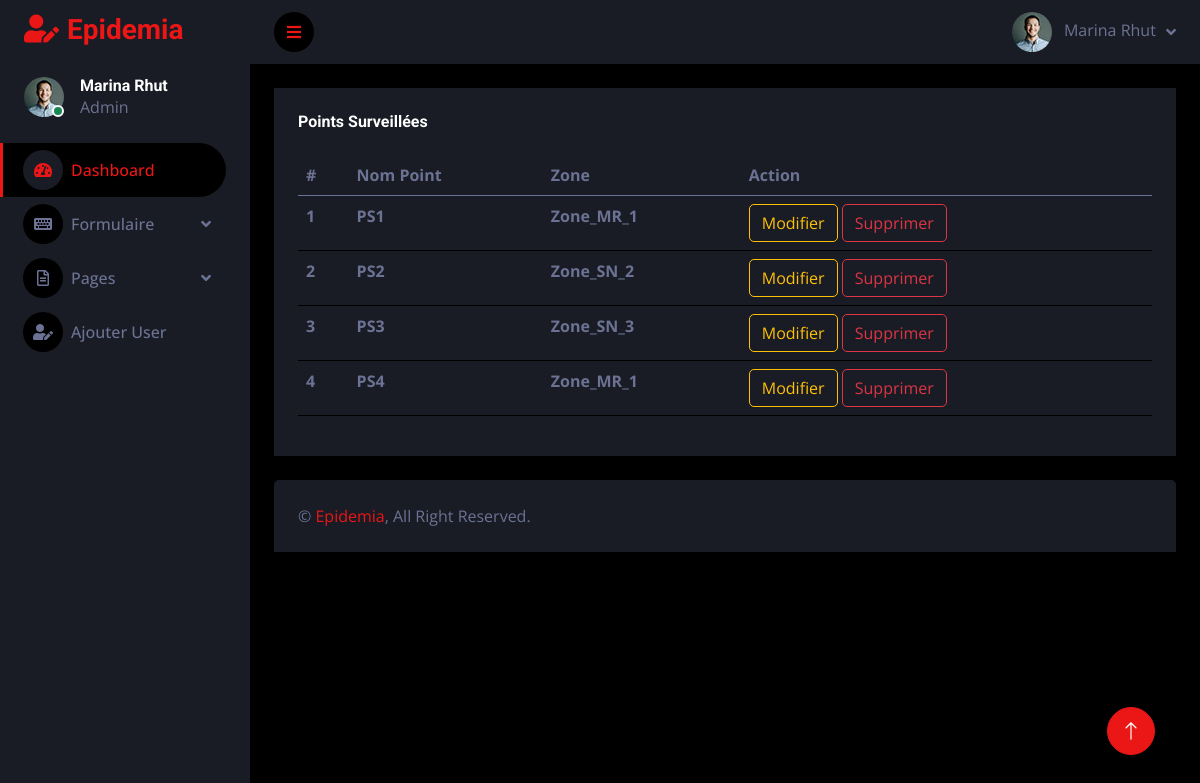
The page /accueil.php?url=pointSurveillance&action=list (signed in) on the database its author committed.
### tables this page shows
CREATE TABLE `point_surveillance` (
  `idPs` int(11) NOT NULL,
  `nomPs` varchar(30) DEFAULT NULL,
  `idZone` int(11) DEFAULT NULL,
  `etat` int(11) DEFAULT 1
);

CREATE TABLE `zone` (
  `idZ` int(11) NOT NULL,
  `nomZ` varchar(30) DEFAULT NULL,
  `nbPersonnesTotal` int(11) DEFAULT NULL,
  `nbPersonnesSympt` int(11) DEFAULT 0,
  `nbPersonnesPosi` int(11) DEFAULT 0,
  `idPays` int(11) DEFAULT NULL,
  `etat` int(11) DEFAULT 1
);

### models/PointSurveillance.php (called while the page is built, shortened)
<?php
class PointSurveillance{
    public static function findAll($nom="", $zone="Tous")
    {
        $texteReq="SELECT *, ps.idPs as numero, ps.nomPs as 'nomPs', z.nomZ as 'nomZone' FROM point_surveillance ps, zone z WHERE ps.idZone=z.idZ";
        $texteReq.=" ORDER BY ps.nomPs";
        $db = DBConnexion::getInstance();
        $sql = $texteReq;
        $lesResultats = $db->query($sql)->fetchAll(2);
        return $lesResultats;
    }
}

### views/point_surveillance/pointSurveillance.php (the view)
<div class="container-fluid pt-4 px-4">
    <div class="row g-4">
        <div class="col-12">
            <div class="bg-secondary  h-100 p-4">
                <h6 class="mb-4">Points Surveillées</h6>
                <div class="table-responsive">
                    <table class="table">
                        <thead>
                            <tr>
                                <th scope="col">#</th>
                                <th scope="col">Nom Point</th>
                                <th scope="col">Zone</th>
                                <th scope="col">Action</th>
                            </tr>
                        </thead>
                        <tbody>
                            <?php
                            foreach ($getPS as $ps => $value) { ?>
                                <tr>
                                    <th scope="row"><?= $value["idPs"] ?></th>
                                    <th scope="col"><?= $value["nomPs"] ?></th>
                                    <th scope="col"><?= $value["nomZ"] ?></th>
                                    <td scope="col">
                                        <a href="index.php?url=pointSurveillance&action=update&id=<?= $value["idZ"] ?>" class="btn btn-outline-warning">Modifier</a>
                                        <a href="index.php?url=pointSurveillance&action=delete&id=<?= $value["idZ"] ?>" id="delete" class="btn btn-outline-danger">Supprimer</a>
                                    </td>
                                </tr>
                            <?php } ?>
                        </tbody>
                    </table>
                </div>
            </div>
        </div>
    </div>
</div>

### views/header.php (shortened to what this page needs)
<!DOCTYPE html>
<html lang="en">
<head>
    <link href="https://cdnjs.cloudflare.com/ajax/libs/font-awesome/5.10.0/css/all.min.css" rel="stylesheet">
    <link href="https://cdn.jsdelivr.net/npm/bootstrap-icons@1.4.1/font/bootstrap-icons.css" rel="stylesheet">
    <link href="views/lib/owlcarousel/assets/owl.carousel.min.css" rel="stylesheet">
    <link href="views/lib/tempusdominus/css/tempusdominus-bootstrap-4.min.css" rel="stylesheet" />
    <link href="views/css/bootstrap.min.css" rel="stylesheet">
    <link href="views/css/style.css" rel="stylesheet">
</head>
<body>
    <div class="container-fluid position-relative d-flex p-0">
        <div class="sidebar pe-4 pb-3">
            <nav class="navbar bg-secondary navbar-dark">
                <a href="accueil.php" class="navbar-brand mx-4 mb-3">
                    <h3 class="text-primary"><i class="fa fa-user-edit me-2"></i>Epidemia</h3>
                </a>
                <div class="d-flex align-items-center ms-4 mb-4">
                    <div class="position-relative">
                        <img class="rounded-circle" src="img/user.jpg" alt="" style="width: 40px; height: 40px;">
                        <div
                            class="bg-success rounded-circle border border-2 border-white position-absolute end-0 bottom-0 p-1">
                        </div>
                    </div>
                    <div class="ms-3">
                        <h6 class="mb-0"><?= $_SESSION['prenom']?> <?= $_SESSION['nomU']?> </h6>
                        <?=  $_SESSION['idRole'] == 1 ? "<span>Admin</span>" : "<span>Agent</span>" ?>
                    </div>
                </div>
                <div class="navbar-nav w-100">
                    <a href="accueil.php" class="nav-item nav-link active"><i
                            class="fa fa-tachometer-alt me-2"></i>Dashboard</a>
                    <div class="nav-item dropdown">
                        <a href="#" class="nav-link dropdown-toggle" data-bs-toggle="dropdown"><i
                                class="fa fa-keyboard me-2"></i>Formulaire</a>
                    </div>
                    <div class="nav-item dropdown">
                        <a href="#" class="nav-link dropdown-toggle" data-bs-toggle="dropdown"><i
                                class="far fa-file-alt me-2"></i>Pages</a>
                    </div>
                    <a href="accueil.php?url=user&action=add" class="nav-item nav-link"><i class="fa fa-user-edit me-2"></i>Ajouter User</a>
                </div>
            </nav>
        </div>
        <div class="content">
            <nav class="navbar navbar-expand bg-secondary navbar-dark sticky-top px-4 py-0">
                <a href="#" class="sidebar-toggler flex-shrink-0">
                    <i class="fa fa-bars"></i>
                </a>
                <div class="navbar-nav align-items-center ms-auto">
                    <div class="nav-item dropdown">
                        <a href="#" class="nav-link dropdown-toggle" data-bs-toggle="dropdown">
                            <img class="rounded-circle me-lg-2" src="img/user.jpg" alt=""
                                style="width: 40px; height: 40px;">
                            <span class="d-none d-lg-inline-flex"><?= $_SESSION['prenom']?> <?= $_SESSION['nomU']?></span>
                        </a>
                    </div>
                </div>
            </nav>

### accueil.php (shortened to what this page needs)
<?php
include("models/PointSurveillance.php");
include("views/header.php");
$url = empty($_GET['url']) ? "dashboard" : $_GET['url'];
switch ($url) {
    case 'pointSurveillance':
        include('controllers/pointSurveillanceController.php');
        break;
}
include("views/footer.php");

### controllers/pointSurveillanceController.php (shortened to what this page needs)
<?php
$action = $_GET['action'];
switch($action){
    case 'list' :
        $nom="";
        $zoneSel="Tous";
        $getPS=PointSurveillance::findAll($nom, $zoneSel);
        include('views/point_surveillance/pointSurveillance.php');
        break;
}

### views/footer.php (shortened to what this page needs)
<div class="container-fluid pt-4 px-4">
    <div class="bg-secondary rounded-top p-4">
        <div class="row">
            <div class="col-12 col-sm-6 text-center text-sm-start">
                &copy; <a href="#">Epidemia</a>, All Right Reserved.
            </div>
        </div>
    </div>
</div>
</div>
<a href="#" class="btn btn-lg btn-primary btn-lg-square back-to-top"><i class="bi bi-arrow-up"></i></a>
</div>
</body>
</html>

### views/css/style.css (style rules this page uses)
:root { --primary: #EB1616; --secondary: #191C24; --light: #6C7293; --dark: #000000; }
.back-to-top { position: fixed; display: none; right: 45px; bottom: 45px; z-index: 99; }
.btn { transition: .5s; }
.btn-lg-square { width: 48px; height: 48px; }
.btn-square, .btn-sm-square, .btn-lg-square { padding: 0; display: inline-flex; align-items: center; justify-content: center; font-weight: normal; border-radius: 50px; }
.sidebar { position: fixed; top: 0; left: 0; bottom: 0; width: 250px; height: 100vh; overflow-y: auto; background: var(--secondary); transition: 0.5s; z-index: 999; }
.content { margin-left: 250px; min-height: 100vh; background: var(--dark); transition: 0.5s; }
@media (min-width: 992px) { .sidebar { margin-left: 0; } }
@media (min-width: 992px) { .content { width: calc(100% - 250px); } }
.sidebar .navbar .navbar-nav .nav-link { padding: 7px 20px; color: var(--light); font-weight: 500; border-left: 3px solid var(--secondary); border-radius: 0 30px 30px 0; outline: none; }
.sidebar .navbar .navbar-nav .nav-link:hover, .sidebar .navbar .navbar-nav .nav-link.active { color: var(--primary); background: var(--dark); border-color: var(--primary); }
.sidebar .navbar .navbar-nav .nav-link i { width: 40px; height: 40px; display: inline-flex; align-items: center; justify-content: center; background: var(--dark); border-radius: 40px; }
.sidebar .navbar .navbar-nav .nav-link:hover i, .sidebar .navbar .navbar-nav .nav-link.active i { background: var(--secondary); }
.sidebar .navbar .dropdown-toggle::after { position: absolute; top: 15px; right: 15px; border: none; content: "\f107"; font-family: "Font Awesome 5 Free"; font-weight: 900; transition: .5s; }
.content .navbar .navbar-nav .nav-link { margin-left: 25px; padding: 12px 0; color: var(--light); outline: none; }
.content .navbar .sidebar-toggler, .content .navbar .navbar-nav .nav-link i { width: 40px; height: 40px; display: inline-flex; align-items: center; justify-content: center; background: var(--dark); border-radius: 40px; }
.content .navbar .dropdown-toggle::after { margin-left: 6px; vertical-align: middle; border: none; content: "\f107"; font-family: "Font Awesome 5 Free"; font-weight: 900; transition: .5s; }

### rows shown on the page
point_surveillance: idPs "1", nomPs "PS1", idZone.nomZ "Zone_MR_1"
point_surveillance: idPs "2", nomPs "PS2", idZone.nomZ "Zone_SN_2"
point_surveillance: idPs "3", nomPs "PS3", idZone.nomZ "Zone_SN_3"
point_surveillance: idPs "4", nomPs "PS4", idZone.nomZ "Zone_MR_1"

### other values the page prints
$_SESSION['prenom'] "Marina"
$_SESSION['nomU'] "Rhut"
